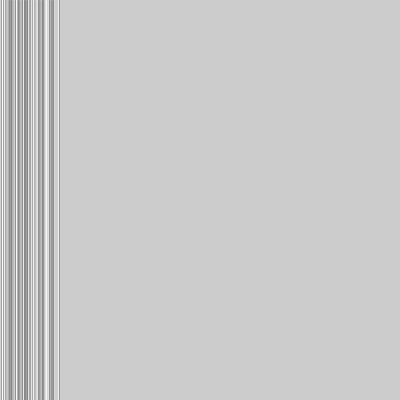
Frame 1 (no input)
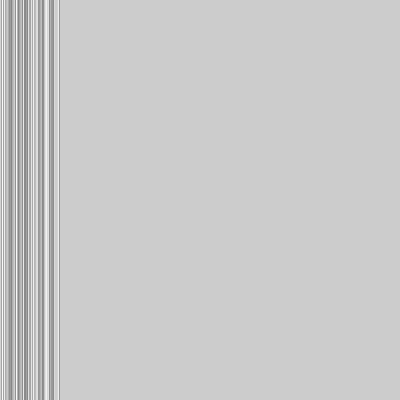
Frame 60 (the mouse pressed at the canvas centre just before this capture)
Frame 120 (the mouse held since frame 60 and released just before this capture): identical to frame 60, image omitted

The Processing sketch that drew these frames (run headless with seeded random() and noise(); from frame 60 on, the mouse is pressed at the canvas centre):

// Processing sketch: sketch_33_1
// ── sketch_33_1.pde
//sharon chen 3336121
// exercise 33.1
//create an array that stores y values
//use those y values inside draw to set
//the position of a series of shapes

float[] y;

void setup() {
  size(400, 400);
  y = new float [60];
  
 for(int a = 0; a < y.length; a++) {
   y[a] = random (134, 255);
 }
 
}

void draw() {
  
  for(int b = 0; b < y.length; b++) {
    stroke(y[b]);
    line(b, 0, b, height);
    
  }
}
  
 
